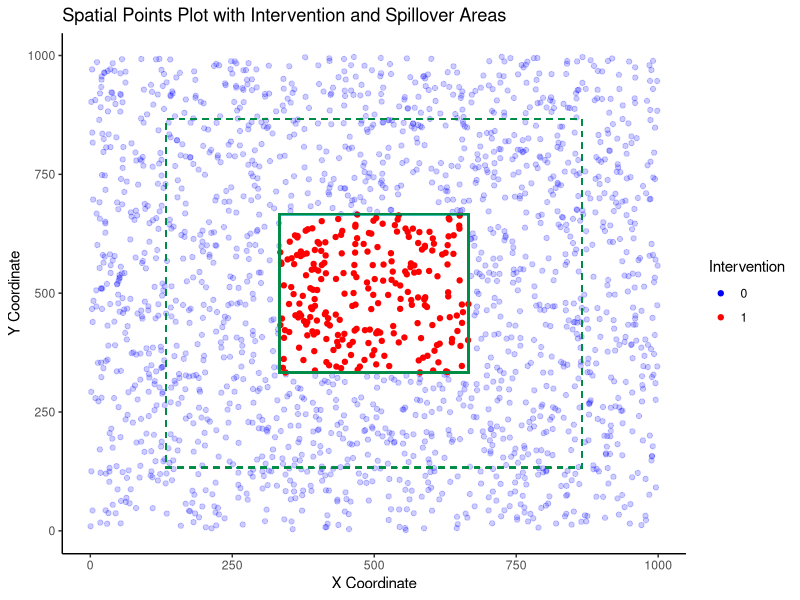

Here is the R script that generated this plot:
## ---- chunk 1
# load packages
library(tidyverse)
library(ggplot2)

# set seed
set.seed(2024)
## ---- chunk 2
# generate data points
n.points <- 2000

sim_data <- data.frame(
  x = runif(n.points, min = 0, max = 1000),
  y = runif(n.points, min = 0, max = 1000)
)

# assign coordinates to intervention
sim_data$intervention <- ifelse(sim_data$x >= 333 & sim_data$x <= 666 & sim_data$y >= 333 & sim_data$y <= 666, 1, 0)

# assign coordinates to spillover area
sim_data$spillover <- ifelse(sim_data$x >= 133 & sim_data$x <= 866 & sim_data$y >= 133 & sim_data$y <= 866, 1, 0)

## ---- chunk 3
# add "outcome" value
beta <- 2 # this is estimated somehow? specified as 2 in the paper (intervention effect)
alpha <- 0.2 # this is fixed in the paper

sim_data$outcome <- ifelse(sim_data$intervention == 1, alpha + beta, alpha)
## ---- chunk 4
# generate simulation plot
ggplot(sim_data, aes(x = x, y = y, color = as.factor(intervention))) +
  # geom point plot
  geom_point(alpha = sim_data$outcome) +
  # Add solid line box for intervention area
  geom_rect(aes(xmin = 333, xmax = 666, ymin = 333, ymax = 666), 
            color = "springgreen4", fill = NA, linetype = "solid", size = 0.5) +
  # Add dashed line box for spillover area
  geom_rect(aes(xmin = 133, xmax = 866, ymin = 133, ymax = 866), 
            color = "springgreen4", fill = NA, linetype = "dashed", size = 0.5) +
  # color data points for intervention/control
  scale_color_manual(values = c("0" = "blue", "1" = "red"), name = "Intervention") +
  # add plot labels
  labs(title = "Spatial Points Plot with Intervention and Spillover Areas", 
       x = "X Coordinate", y = "Y Coordinate") +
  theme_classic()
## ---- chunk 5
### Intervention vs. control observations ###
# count intervention observations
sum(sim_data$intervention == 1)

# count control observations
sum(sim_data$intervention == 0)

# count control in spillover zone
sum(sim_data$intervention == 0 & sim_data$spillover == 1)

# count control out of spillover zone
sum(sim_data$intervention == 0 & sim_data$spillover == 0)
## ---- chunk 6
### Control observations in spillover zone ###
# Filter data for observations where intervention is 0
data_no_intervention <- sim_data[sim_data$intervention == 0, ]

# Create a contingency table for spillover status in this subset
spillover_table <- table(data_no_intervention$spillover)

# Create a proportion table
prop_spillover_table <- prop.table(spillover_table)

# Print the proportion table
print(prop_spillover_table)
